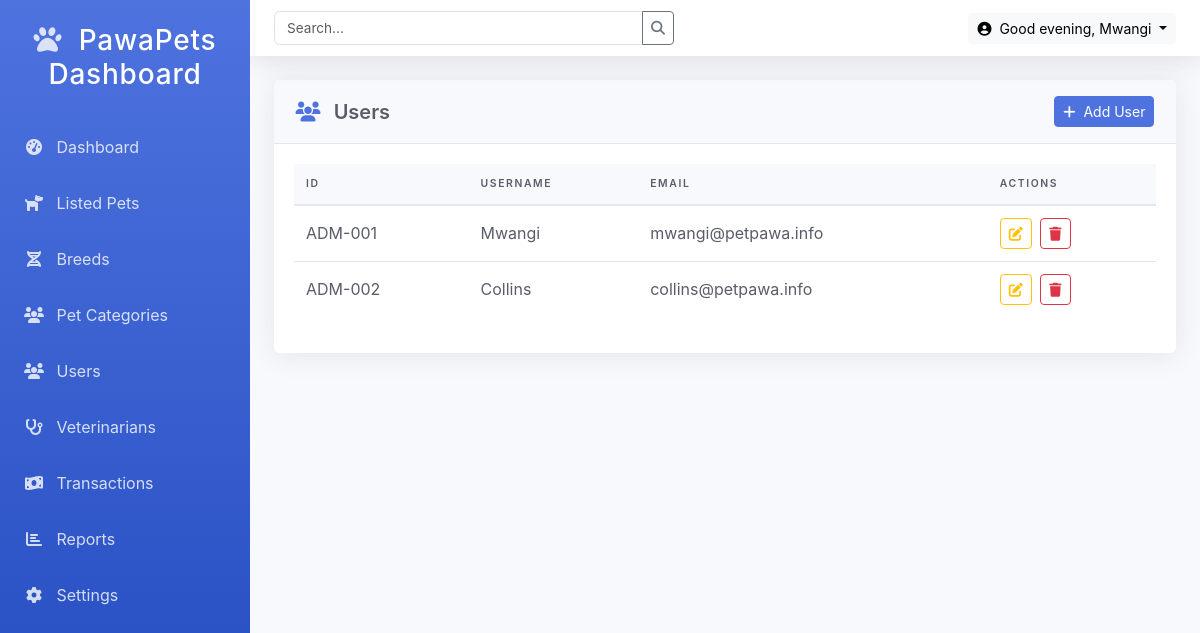
The app's page /Admin/users.php (signed in) with its own data.
### tables this page shows
CREATE TABLE `admin_table` (
  `admin_id` int(11) NOT NULL,
  `admin_name` varchar(100) NOT NULL,
  `admin_email` varchar(100) NOT NULL,
  `admin_image` varchar(255) NOT NULL,
  `admin_password` varchar(100) NOT NULL,
  `phone` varchar(20) NOT NULL,
  `created_at` timestamp NOT NULL DEFAULT current_timestamp() ON UPDATE current_timestamp()
);

### Admin/users.php (the view, shortened to what this page needs)
<?php
include('functions/functions.php');
$users = $con->query("SELECT * FROM admin_table ");
?>
<!DOCTYPE html>
<html lang="en">
<head>
    <link href="https://cdn.jsdelivr.net/npm/bootstrap@5.3.0/dist/css/bootstrap.min.css" rel="stylesheet">
    <link rel="stylesheet" href="https://cdnjs.cloudflare.com/ajax/libs/font-awesome/6.4.0/css/all.min.css">
</head>
<body>
    <div class="admin-container">
    <?php
         include("components/sidebar.php");
         include("components/adminHeader.php");
        ?>
        <main class="admin-main">
            <div class="admin-card">
            <div class="card-header">
                <h5 class="mb-0"><i class="fas fa-users me-2"></i> Users
                </h5>
                <div>
                    <button class="btn btn-sm btn-primary" data-bs-toggle="modal" data-bs-target="#addBreedModal">
                        <i class="fas fa-plus me-1"></i> Add User
                    </button>
                </div>
            </div>
                <div class="card-body">
                    <div class="table-responsive">
                        <table class="admin-table">
                            <thead>
                                <tr>
                                    <th>ID</th>
                                    <th>Username</th>
                                    <th>Email</th>
                                    <th>Actions</th>
                                </tr>
                            </thead>
                            <tbody>
                                    <?php if($users->num_rows > 0): ?>
                                        <?php $count = 1; ?>
                                        <?php while($user = $users->fetch_assoc()): ?>
                                            <tr>
                                                <td>ADM-<?= str_pad($count++, 3, '0', STR_PAD_LEFT) ?></td>
                                                <td><?= htmlspecialchars($user['admin_name']) ?></td>
                                                <td><?= htmlspecialchars($user['admin_email']) ?></td>
                                                <td>
                                                <button class="btn btn-sm btn-outline-warning me-1 edit-user"
                                                data-id="<?= $user['admin_id'] ?>"
                                                data-name="<?= htmlspecialchars($user['admin_name']) ?>"
                                                data-email="<?= htmlspecialchars($user['admin_email']) ?>">
                                            <i class="fas fa-edit"></i>
                                        </button>
                                                    <a href="users.php?delete=<?= $user['admin_id'] ?>"
                                                    class="btn btn-sm btn-outline-danger"
                                                    onclick="return confirm('Delete this user?')">
                                                        <i class="fas fa-trash"></i>
                                                    </a>
                                                </td>
                                            </tr>
                                        <?php endwhile; ?>
                                    <?php else: ?>
                                        <tr>
                                            <td colspan="4" class="text-center py-4">No users found</td>
                                        </tr>
                                    <?php endif; ?>
                                </tbody>
                        </table>
                    </div>
                </div>
            </div>
        </main>
    </div>
</body>
</html>

### Admin/users.php (style rules this page uses)
:root { --primary-color: #4e73df; --primary-hover: #2e59d9; --secondary-color: #858796; --success-color: #1cc88a; --info-color: #36b9cc; --warning-color: #f6c23e; --danger-color: #e74a3b; --light-color: #f8f9fc; --dark-color: #5a5c69; }
body { font-family: 'Nunito', -apple-system, BlinkMacSystemFont, 'Segoe UI', Roboto, 'Helvetica Neue', Arial, sans-serif; background-color: #f8f9fc; overflow-x: hidden; }
.admin-container { display: flex; min-height: 100vh; }
.admin-main { flex: 1; padding: 1.5rem; margin-top: 56px; margin-left: 250px; min-height: calc(100vh - 56px); }
.admin-card { background-color: white; border-radius: 0.35rem; box-shadow: 0 0.15rem 1.75rem 0 rgba(58, 59, 69, 0.1); margin-bottom: 1.5rem; }
.card-header { padding: 1rem 1.35rem; background-color: #f8f9fc; border-bottom: 1px solid #e3e6f0; display: flex; align-items: center; justify-content: space-between; border-radius: 0.35rem 0.35rem 0 0 !important; }
.card-header h5 { margin: 0; font-weight: 600; color: var(--dark-color); }
.card-header h5 i { color: var(--primary-color); }
.card-body { padding: 1.25rem; }
.admin-table { width: 100%; margin-bottom: 1rem; color: var(--dark-color); }
.admin-table thead th { vertical-align: bottom; border-bottom: 2px solid #e3e6f0; padding: 0.75rem; background-color: #f8f9fc; font-weight: 600; text-transform: uppercase; font-size: 0.65rem; letter-spacing: 0.1rem; }
.admin-table tbody td { padding: 0.75rem; vertical-align: middle; border-top: 1px solid #e3e6f0; }
.btn-primary { background-color: var(--primary-color); border-color: var(--primary-color); }

### records on screen
admin_table: count "001", admin_name "Mwangi", admin_email "mwangi@petpawa.info"
admin_table: count "002", admin_name "Collins", admin_email "collins@petpawa.info"
